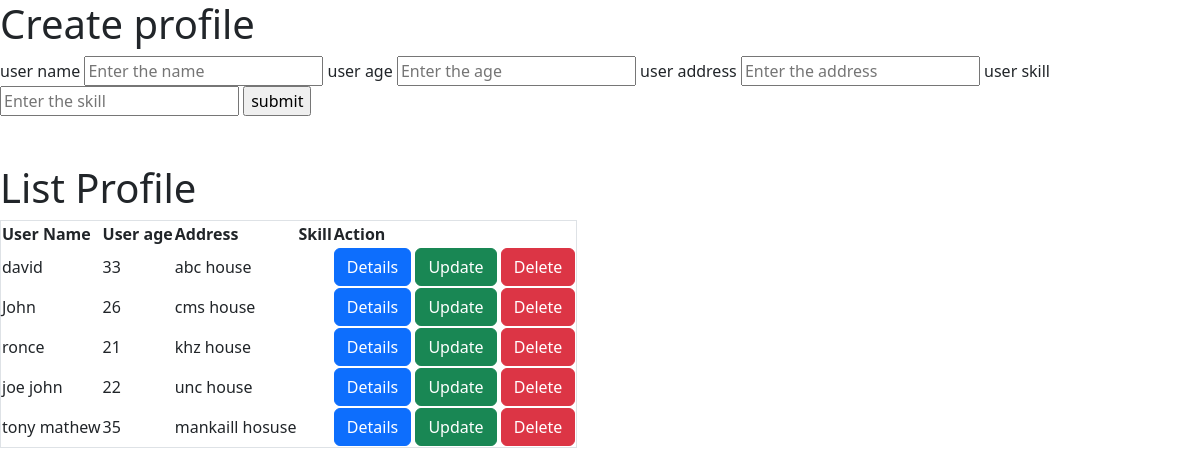
The page / on the database its author committed.
### my_app/models.py (models this page shows, shortened)
class profile(models.Model):
    name=models.CharField(max_length=200)
    age=models.IntegerField()
    address=models.CharField(max_length=500)
    skill=models.CharField(max_length=100)

### my_app/views.py (the view, shortened to what this page needs)
# urls.py: path("",views.createProfile),
def createProfile(request):
    Profiles = profile.objects.all()
    return render(request, 'profile.html',{'profile':Profiles})

### templates/profile.html (shortened to what this page needs)
<!DOCTYPE html>
<html lang="en">
<head>
    <link href="https://cdn.jsdelivr.net/npm/bootstrap@5.3.3/dist/css/bootstrap.min.css" rel="stylesheet">
</head>
<body>
<h1>Create profile</h1>
<form action=""method="post">
    <label for="">user name</label>
    <input type="text"name="name"placeholder="Enter the name">
    <label for="">user age</label>
    <input type="text"name="age"placeholder="Enter the age">
    <label for="">user address</label>
    <input type="text"name="address"placeholder="Enter the address">
    <label for="">user skill</label>
    <input type="text"name="skill"placeholder="Enter the skill">
    <input type="submit" value="submit">
</form>
<br><br>
<h1>List Profile</h1>
    <table class="border p-4">
        <thead>
        <tr>
            <th>User Name</th>
            <th>User age</th>
            <th>Address</th>
            <th>Skill</th>
            <th>Action</th>
        </tr>
        </thead>
        <tbody>
        {% for profiles in profile %}
        <tr>
            <td>{{ profiles.name }}</td>
            <td>{{ profiles.age }}</td>
            <td>{{ profiles.address }}</td>
            <td>{{ profiles.skills }}</td>
            <td><button type="submit" class="btn btn-primary">Details</button>
            <button type="submit" class="btn btn-success">Update</button>
            <button type="submit" class="btn btn-danger">Delete</button></td>
        </tr>
        {% endfor %}
        </tbody>
    </table>
</body>
</html>

### rows shown on the page
profile: name "david", age "33", address "abc house"
profile: name "John", age "26", address "cms house"
profile: name "ronce", age "21", address "khz house"
profile: name "joe john", age "22", address "unc house"
profile: name "tony mathew", age "35", address "mankaill hosuse"
